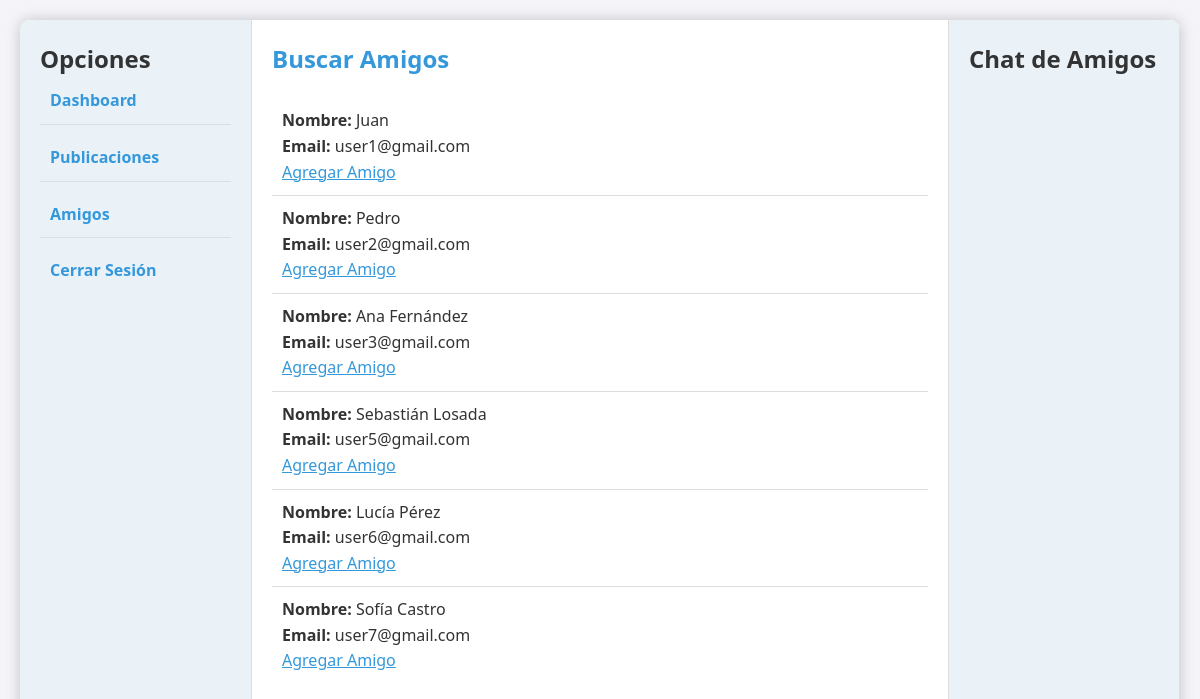
The app's page /buscar_amigos.php (signed in) with its own data.
### tables this page shows
CREATE TABLE `usuarios` (
  `id` int(11) NOT NULL,
  `nombre` varchar(50) NOT NULL,
  `email` varchar(50) NOT NULL,
  `password` varchar(255) NOT NULL,
  `fecha_registro` timestamp NOT NULL DEFAULT current_timestamp(),
  `profile_image` varchar(255) DEFAULT NULL
);

### buscar_amigos.php (the view, shortened to what this page needs)
<?php
include 'includes/db.php';
$user_id = $_SESSION['user_id'];
$sql = "SELECT * FROM Usuarios WHERE id != '$user_id'";
$result = $conn->query($sql);
?>
<!DOCTYPE html>
<html>
<head>
    <link rel="stylesheet" type="text/css" href="css/estilos.css">
</head>
<body>
    <div class="dashboard">
        <div class="sidebar-left">
            <h2>Opciones</h2>
            <ul>
                <li><a href="dashboard.php">Dashboard</a></li>
                <li><a href="publicaciones.php">Publicaciones</a></li>
                <li><a href="amigos.php">Amigos</a></li>
                <li><a href="logout.php">Cerrar Sesión</a></li>
            </ul>
        </div>
        <div class="central-area">
            <h2>Buscar Amigos</h2>
            <ul>
                <?php
                if ($result->num_rows > 0) {
                    while ($row = $result->fetch_assoc()) {
                        echo "<li>";
                        echo "<strong>Nombre:</strong> " . $row['nombre'] . "<br>";
                        echo "<strong>Email:</strong> " . $row['email'] . "<br>";
                        echo "<a href='agregar_amigo.php?amigo_id={$row['id']}'>Agregar Amigo</a>";
                        echo "</li>";
                    }
                } else {
                    echo "No se encontraron usuarios.";
                }
                ?>
            </ul>
        </div>
        <div class="sidebar-right">
            <h2>Chat de Amigos</h2>
        </div>
    </div>
</body>
</html>

### css/estilos.css (style rules this page uses)
* { margin: 0; padding: 0; box-sizing: border-box; }
body { font-family: 'Segoe UI', Tahoma, Geneva, Verdana, sans-serif; background-color: #f4f4f9; color: #333; line-height: 1.6; display: flex; justify-content: center; align-items: flex-start; height: 100vh; padding: 20px; }
.dashboard { display: flex; width: 100%; max-width: 1200px; background: #fff; box-shadow: 0 0 15px rgba(0,0,0,0.2); border-radius: 10px; overflow: hidden; height: 90vh; }
.sidebar-left, .sidebar-right { width: 20%; padding: 20px; background: #eaf2f8; border-right: 1px solid #ddd; overflow-y: auto; }
.sidebar-right { border-left: 1px solid #ddd; }
.sidebar-left ul, .sidebar-right ul { list-style: none; }
.sidebar-left ul li, .sidebar-right ul li { margin-bottom: 10px; }
.sidebar-left ul li a, .sidebar-right ul li a { text-decoration: none; color: #3498db; font-weight: bold; }
.central-area { flex: 1; padding: 20px; overflow-y: auto; }
.central-area h2 { margin-bottom: 20px; color: #3498db; }
ul { list-style: none; padding: 0; }
ul li { padding: 10px; border-bottom: 1px solid #ddd; }
ul li:last-child { border-bottom: none; }
ul li a { color: #3498db; }

### records on screen
usuarios: nombre "Juan", email "user1@gmail.com"
usuarios: nombre "Pedro", email "user2@gmail.com"
usuarios: nombre "Ana Fernández", email "user3@gmail.com"
usuarios: nombre "Sebastián Losada", email "user5@gmail.com"
usuarios: nombre "Lucía Pérez", email "user6@gmail.com"
usuarios: nombre "Sofía Castro", email "user7@gmail.com"
